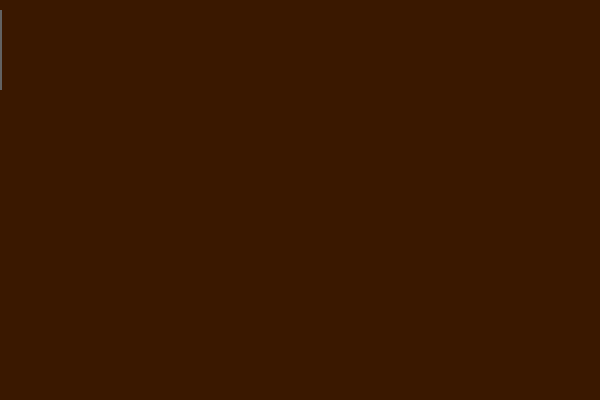
Frame 1 (no input)
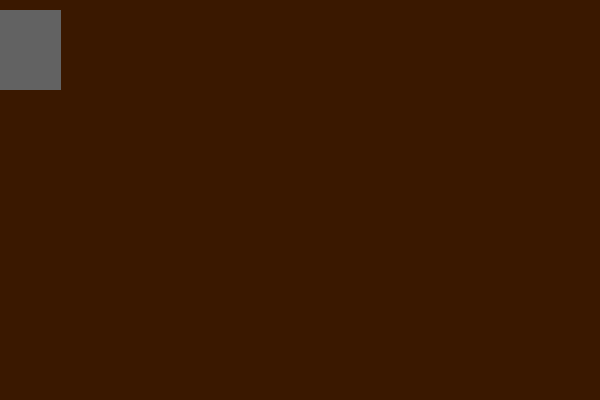
Frame 60 (the mouse pressed at the canvas centre just before this capture)
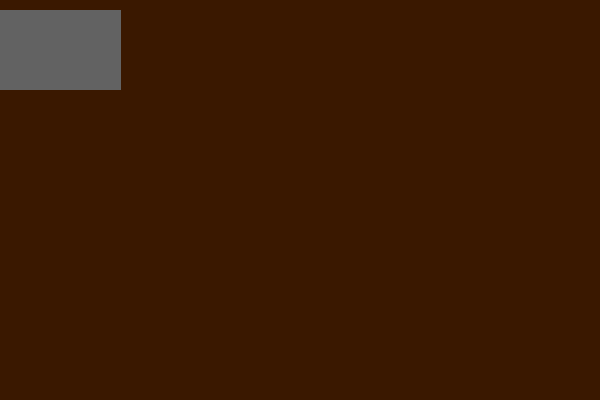
Frame 120 (the mouse held since frame 60 and released just before this capture)

The Processing sketch that drew these frames (run headless with seeded random() and noise(); from frame 60 on, the mouse is pressed at the canvas centre):

// Processing sketch: processing_139282
// ── processing_139282.pde


void setup() {
  size(600, 400);
  background(58,24,0);
  noStroke();
  fill(98);
}

int a = 0;

void draw() {
  rect(a++%width, 10, 2, 80); 
}
